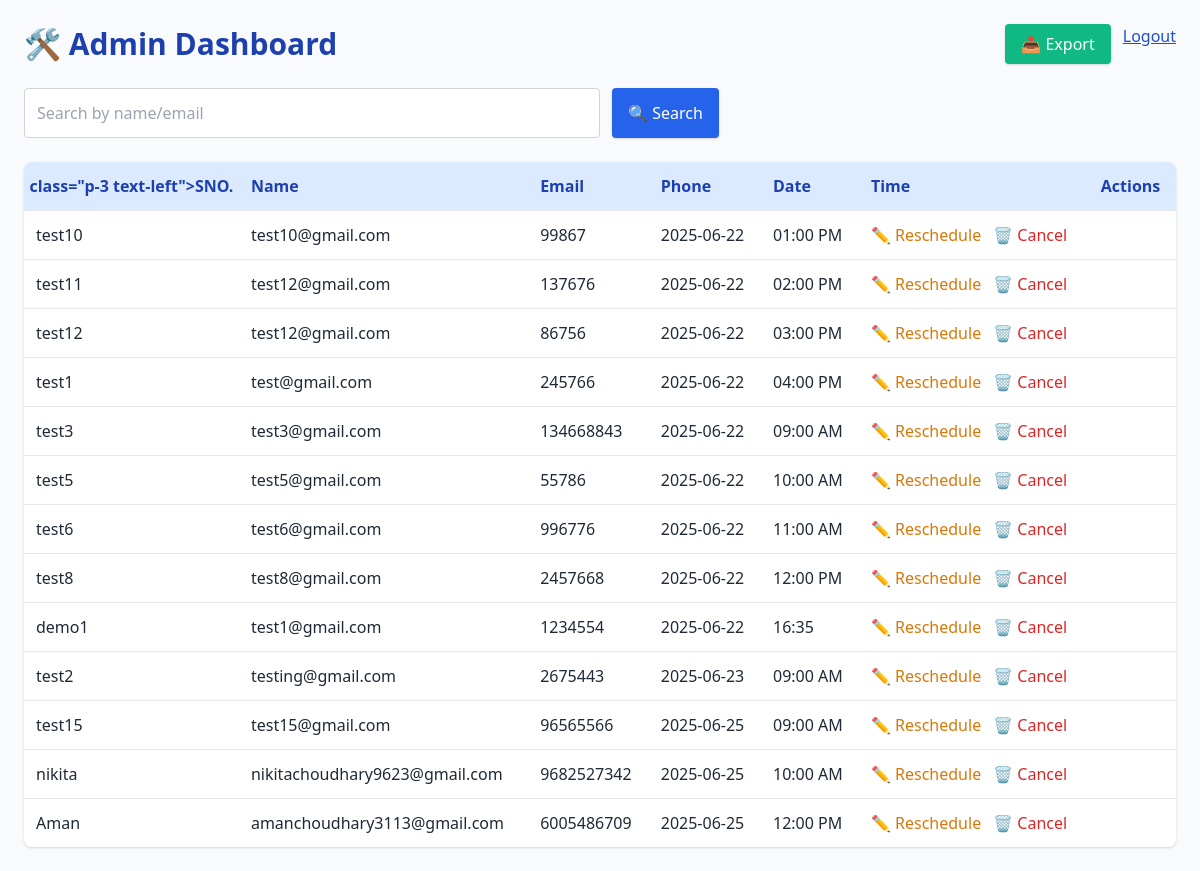
/admin (signed in), run on the app's committed database.
### tables this page shows
CREATE TABLE appointments (
            id INTEGER PRIMARY KEY AUTOINCREMENT,
            name TEXT NOT NULL,
            email TEXT NOT NULL,
            phone TEXT NOT NULL,
            date TEXT NOT NULL,
            time TEXT NOT NULL,
            reason TEXT
        );

### app.py (the view)
@app.route('/admin')
def admin_dashboard():
    if not session.get('admin_logged_in'):
        return redirect(url_for('admin_login'))
    search = request.args.get('search', '').strip().lower()
    conn = sqlite3.connect(DB_NAME)
    conn.row_factory = sqlite3.Row
    c = conn.cursor()
    if search:
        c.execute("""
            SELECT * FROM appointments
            WHERE LOWER(name) LIKE ? OR LOWER(email) LIKE ?
            ORDER BY date, time
        """, (f'%{search}%', f'%{search}%'))
    else:
        c.execute("SELECT * FROM appointments ORDER BY date, time")
    appointments = c.fetchall()
    conn.close()
    return render_template('admin.html', appointments=appointments)

### app.py (called while the page is built)
@app.context_processor
def inject_datetime():
    return {'datetime': datetime}

### templates/admin.html (shortened to what this page needs)
<!DOCTYPE html>
<html lang="en">
<head>
  <link href="https://cdn.jsdelivr.net/npm/tailwindcss@2.2.19/dist/tailwind.min.css" rel="stylesheet">
</head>
<body class="bg-gray-50 text-gray-800 font-sans">
  <div class="max-w-7xl mx-auto p-6">
    <div class="flex flex-col md:flex-row md:items-center justify-between mb-6">
      <h1 class="text-3xl font-bold text-blue-800 mb-4 md:mb-0">🛠️ Admin Dashboard</h1>
      <div class="flex flex-wrap gap-3">
        <a href="/export" class="bg-green-500 hover:bg-green-600 text-white px-4 py-2 rounded shadow">📤 Export</a>
        <a href="/admin_logout" class="text-blue-700 underline hover:text-blue-900">Logout</a>
      </div>
    </div>
    <form method="GET" action="/admin" class="mb-6 flex flex-col sm:flex-row gap-3">
      <input type="text" name="search" placeholder="Search by name/email"
             class="p-3 border border-gray-300 rounded w-full sm:w-1/2 focus:outline-none focus:ring-2 focus:ring-blue-500">
      <button class="bg-blue-600 hover:bg-blue-700 text-white px-4 py-2 rounded shadow">🔍 Search</button>
    </form>
    <div class="overflow-x-auto bg-white shadow rounded-lg">
      <table class="min-w-full table-auto">
        <thead>
          <tr class="bg-blue-100 text-blue-800">
            <th>class="p-3 text-left">SNO.</th>
            <th class="p-3 text-left">Name</th>
            <th class="p-3 text-left">Email</th>
            <th class="p-3 text-left">Phone</th>
            <th class="p-3 text-left">Date</th>
            <th class="p-3 text-left">Time</th>
            <th class="p-3 text-left">Actions</th>
          </tr>
        </thead>
        <tbody>
          {% for a in appointments %}
          <tr class="border-t hover:bg-gray-50">
            <td class="p-3">{{ a.name }}</td>
            <td class="p-3">{{ a.email }}</td>
            <td class="p-3">{{ a.phone }}</td>
            <td class="p-3">{{ a.date }}</td>
            <td class="p-3">{{ a.time }}</td>
            <td class="p-3 flex gap-3">
              <a href="/reschedule/{{ a.id }}" class="text-yellow-600 hover:underline">✏️ Reschedule</a>
              <form method="POST" action="/cancel/{{ a.id }}" onsubmit="return confirm('Are you sure?')">
                <button class="text-red-600 hover:underline">🗑️ Cancel</button>
              </form>
            </td>
          </tr>
          {% else %}
          <tr>
            <td colspan="6" class="p-4 text-center text-gray-500">No appointments found.</td>
          </tr>
          {% endfor %}
        </tbody>
      </table>
    </div>
  </div>
</body>
</html>

### data on the page
appointments: name "test10", email "test10@gmail.com", phone "99867", date "2025-06-22", time "01:00 PM"
appointments: name "test11", email "test12@gmail.com", phone "137676", date "2025-06-22", time "02:00 PM"
appointments: name "test12", email "test12@gmail.com", phone "86756", date "2025-06-22", time "03:00 PM"
appointments: name "test1", email "test@gmail.com", phone "245766", date "2025-06-22", time "04:00 PM"
appointments: name "test3", email "test3@gmail.com", phone "134668843", date "2025-06-22", time "09:00 AM"
appointments: name "test5", email "test5@gmail.com", phone "55786", date "2025-06-22", time "10:00 AM"
appointments: name "test6", email "test6@gmail.com", phone "996776", date "2025-06-22", time "11:00 AM"
appointments: name "test8", email "test8@gmail.com", phone "2457668", date "2025-06-22", time "12:00 PM"
appointments: name "demo1", email "test1@gmail.com", phone "1234554", date "2025-06-22", time "16:35"
appointments: name "test2", email "testing@gmail.com", phone "2675443", date "2025-06-23", time "09:00 AM"
appointments: name "test15", email "test15@gmail.com", phone "96565566", date "2025-06-25", time "09:00 AM"
appointments: name "nikita", email "nikitachoudhary9623@gmail.com", phone "9682527342", date "2025-06-25", time "10:00 AM"
appointments: name "Aman", email "amanchoudhary3113@gmail.com", phone "6005486709", date "2025-06-25", time "12:00 PM"
